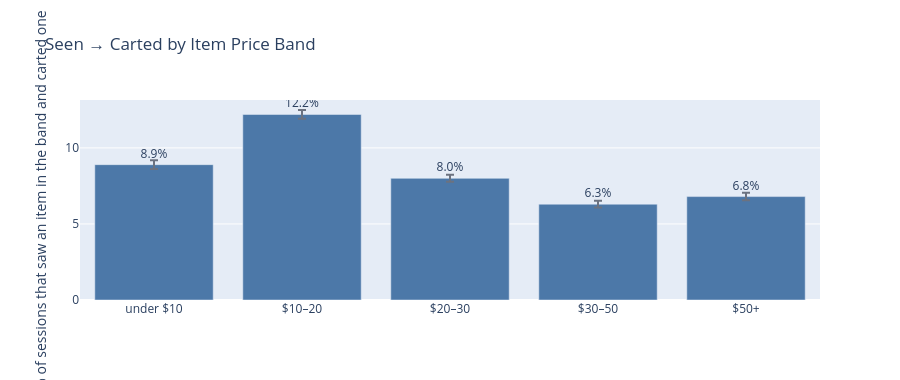

The code cell stored with this chart in its notebook:
### Markdown cell above
## 7e. Price bands — a real product attribute

Unlike `item_category`, `price` belongs to the product, so this split has none of the
listing-context caveat. Same rule as 7c: a session *saw* a band when an item in it appeared in a
viewed list, and *carted* it only if the carted item (quantity > 0) is in that band and was
carted at or after the first sighting. A session sees several bands, so bands are not additive.

### Code cell
# ── Section 7e: Seen → carted by price band (BigQuery) ────────────────────
price_raw = run_sql(queries.price_band_sql(*WINDOW))
_band_order = [label for _, label in queries.PRICE_BANDS]
price_df = price_raw.set_index("price_band").reindex(_band_order).dropna(subset=["viewing_sessions"]).reset_index()
price_df["atc_pct"] = price_df["carting_sessions"] / price_df["viewing_sessions"] * 100
_ci = [wilson_ci(int(k), int(n)) for k, n in zip(price_df["carting_sessions"], price_df["viewing_sessions"])]
price_df["ci_lo"], price_df["ci_hi"] = [c[0] for c in _ci], [c[1] for c in _ci]
price_band_test = chi_square(price_df["carting_sessions"], price_df["viewing_sessions"])
display(price_df.style.format({"viewing_sessions": "{:,.0f}", "carting_sessions": "{:,.0f}",
                               "atc_pct": "{:.1f}%", "ci_lo": "{:.1f}%", "ci_hi": "{:.1f}%"}))
print(f"Price band × carted: {format_p(price_band_test['p'])}, Cramér's V = {price_band_test['cramers_v']:.3f}")
fig_price = go.Figure(go.Bar(
    x=price_df["price_band"], y=price_df["atc_pct"].round(1),
    text=[f"{v:.1f}%" for v in price_df["atc_pct"]], textposition="outside", marker_color="#4C78A8",
    error_y=dict(type="data", symmetric=False, array=(price_df["ci_hi"] - price_df["atc_pct"]).tolist(),
                 arrayminus=(price_df["atc_pct"] - price_df["ci_lo"]).tolist(), color="#6b7280"),
))
fig_price.update_layout(title="Seen → Carted by Item Price Band", height=380,
                        yaxis_title="% of sessions that saw an item in the band and carted one")
fig_price.show()

### Figure 1 — Plotly figure (JSON) as saved in the notebook; plotly's stock layout.template omitted (floating-point values rounded to 4 significant figures)
{"data": [{"error_y": {"array": [0.2908, 0.2938, 0.229, 0.2307, 0.2523], "arrayminus": [0.2825, 0.2878, 0.2232, 0.2231, 0.244], "color": "#6b7280", "symmetric": false, "type": "data"}, "marker": {"color": "#4C78A8"}, "text": ["8.9%", "12.2%", "8.0%", "6.3%", "6.8%"], "textposition": "outside", "type": "bar", "x": ["under $10", "$10–20", "$20–30", "$30–50", "$50+"], "y": [8.9, 12.2, 8.0, 6.3, 6.8]}], "layout": {"height": 380, "title": {"text": "Seen → Carted by Item Price Band"}, "yaxis": {"title": {"text": "% of sessions that saw an item in the band and carted one"}}}}
